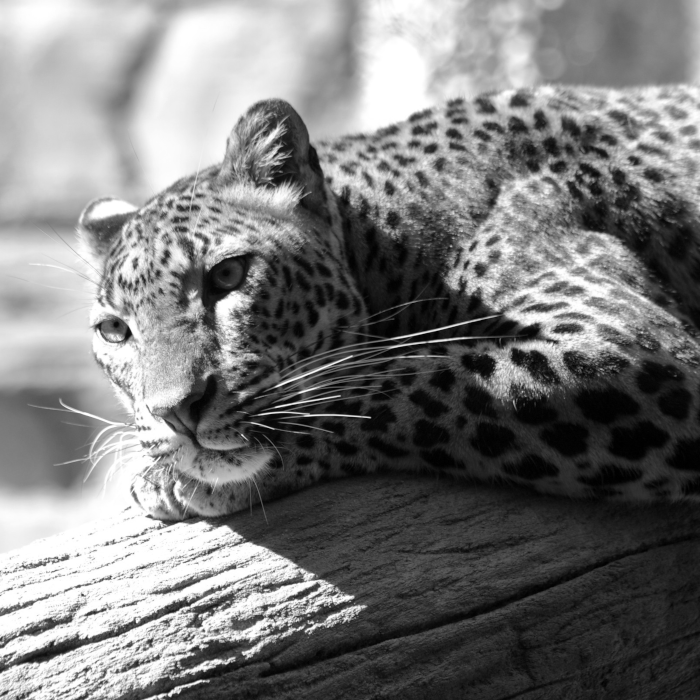
#> input picture dataImg/leopard.pgm, 700 x 700 px
$ python ssim_mi.py ../dataImg/leopard.pgm ../dataImg/ours.ppm ../dataImg/ours.ppm
#> lines starting #> are read from the running program, lines starting #| are printed output that depends on the picture
from skimage import io
from skimage.metrics import structural_similarity as ssim
import numpy as np
from scipy.stats import entropy
import sys

def mutual_information(hist2d):
    # Somme des histogrammes pour obtenir la probabilité conjointe
    joint_prob = hist2d / np.sum(hist2d)

    # Probabilité marginale pour chaque image
    x_prob = np.sum(joint_prob, axis=1)
    y_prob = np.sum(joint_prob, axis=0)

    # Entropie conjointe
    joint_entropy = -np.sum(joint_prob * np.log2(joint_prob + 1e-10))

    # Entropie marginale de chaque image
    x_entropy = -np.sum(x_prob * np.log2(x_prob + 1e-10))
    y_entropy = -np.sum(y_prob * np.log2(y_prob + 1e-10))

    # Information mutuelle
    mi = x_entropy + y_entropy - joint_entropy
    return mi


                            # 0 pour couleur, 1 pour ndg
img1 = io.imread(sys.argv[1], as_gray=sys.argv[3])
#> img1 is the input picture: shape (700, 700); min 0, max 255, mean 122.3
img2 = io.imread(sys.argv[2], as_gray=sys.argv[3])
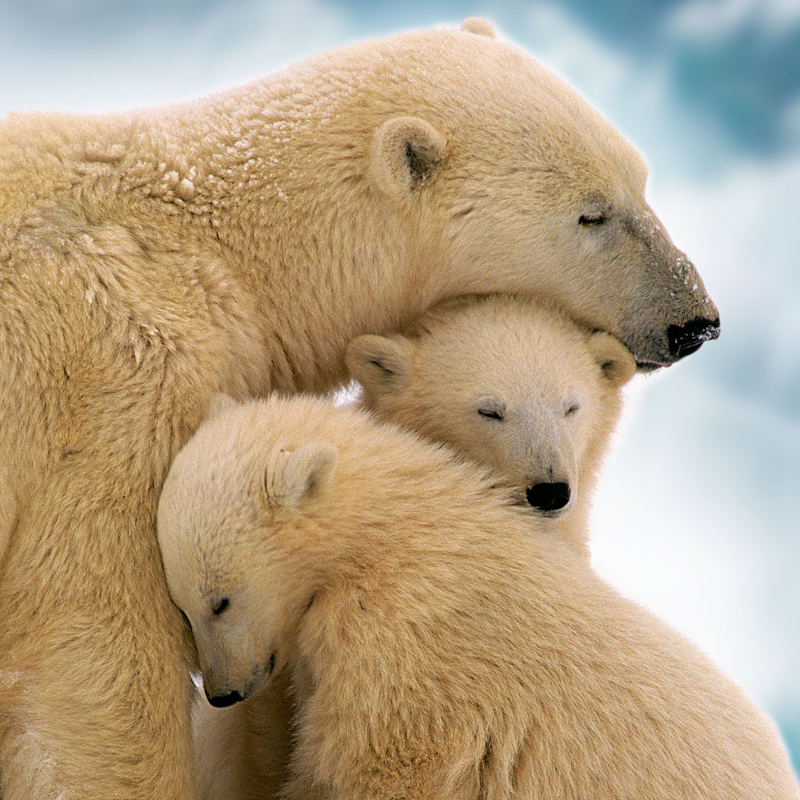
#> input picture dataImg/ours.ppm, 800 x 800 px
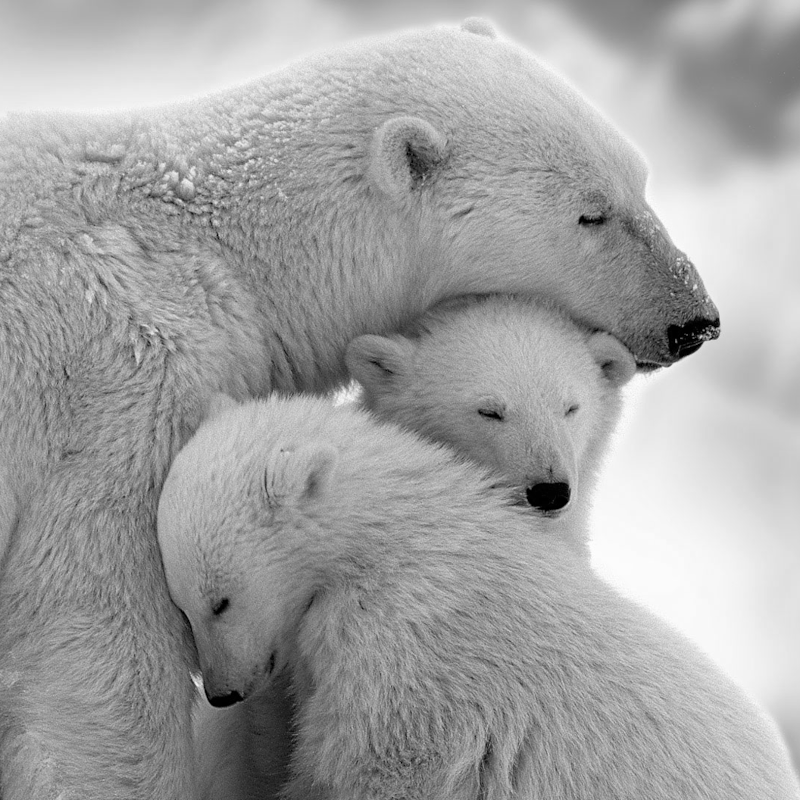
#> img2: shape (800, 800) float64; min 0, max 0.997, mean 0.642

data_range = 256.0

# SSIM
#> (the run stopped early here; a loop or call above may not have finished)
